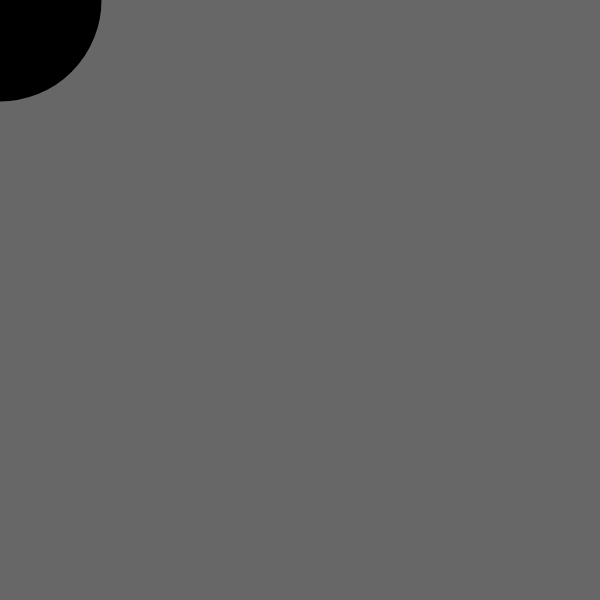
Frame 1 (no input)
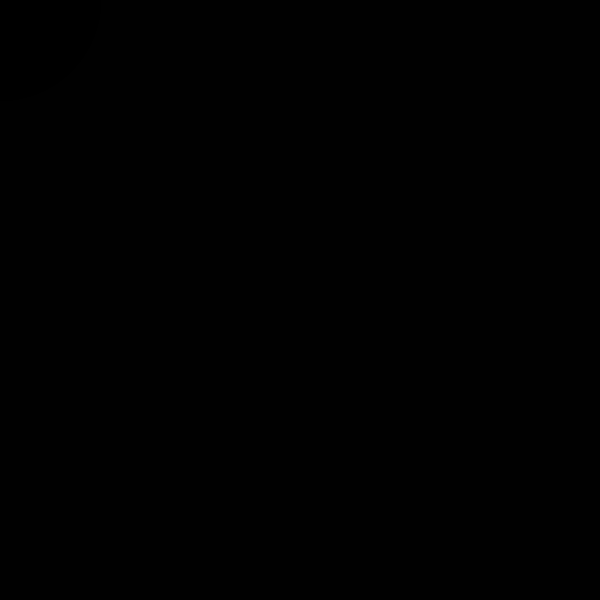
Frame 60 (no input)
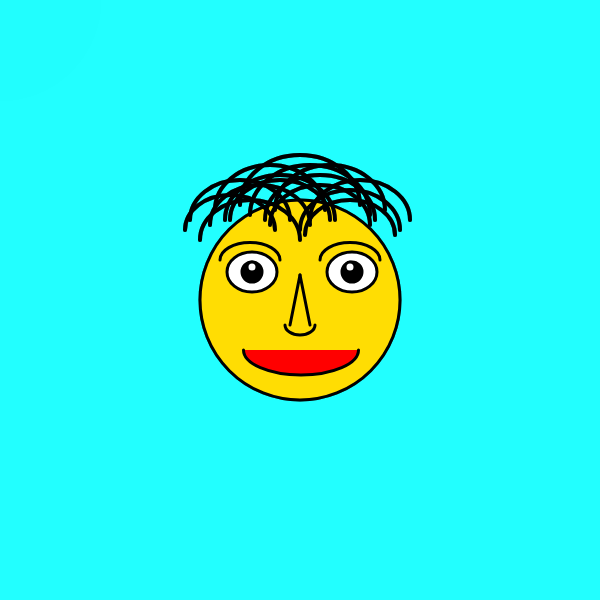
Frame 120 (the mouse pressed at the canvas centre since frame 60)

The p5.js sketch that drew these frames (run headless with seeded random() and noise() and a simulated clock; from frame 60 on, the mouse is pressed at the canvas centre):

// p5.js sketch
// ── sketch.js
function setup() {
  createCanvas(600, 600);//Crea un areade dibuix de 600 píxels quadrats, 600 píxels d'ample i 600 píxels d'alçada, canvas és àrea de dibuix. Setup és la configuració o caraquterístiques del nostre codí
}
function draw() {// Draw significa dibuixar
  //mouseX=300; mouseY=300;
  background(mouseX-265,mouseY,mouseX,152);//Fons de color gris, és de color gris perqué hi ha un numoro entre 0 i 255 i el 0 es negra i el 255 es blanc.
  print(mouseX);
  print("mouseX"+mouseX)
   print("mouseY"+mouseY)
  strokeWeight(3)
  fill(mouseX-45,mouseY-79,mouseX-297),mouseY;//fill significa omplir de color el que hi ha a continuació en aquest cas el·lipses. El primer numero és el nivell de vermellos(R:red), el segon numero es el nivell de verdos(G:green) i el tercer numero és el nivell de blavos(B:blue). Podem fer 255 X 255 X 255= 16.700.000 de colors diferents. He de posar el color que  vulguis als ull hi ha la cara canviant els 3 numeros, buscant a google colors RGB
  ellipse(mouseX,mouseY,200,);//És la cara secera. El primer número significa la posició X (horitzontal) del centre de la el·lipse. El segon numero significa la posicio Y(vertical) del centre de la el·lipse. El tercer numero significa l'amplada de la el·lipse en pixels i el quart l'alçada de la el·lipse. Sempre els numeros son pixels contants des de la cantonada superir esquerra, és a dir el punt 0,0 es troba diferent que a matemàtiques(cantonada inferior esquerra)
  fill(mouseX-45,mouseX,mouseX);//És el color del ulls
  ellipse(mouseX-48,mouseY-28,50,40);//És l'ull dret perquè és 350 de X al centre
  ellipse(mouseX+52,mouseY-28,50,40);//És l'ull esquerra perquè és 250 pixels de la X del centre 
  fill(0)
  ellipse(mouseX-48,mouseY-28,20,20)
  fill(0)
  ellipse(mouseX+52,mouseY-28,20,20)
  fill(mouseX-45,mouseY-300,mouseX-300);// El color de la cara
  arc(mouseX+1,mouseY+50,115,50,0,PI)
  fill(255)
   ellipse(mouseX-48,mouseY-33,10,10)
  ellipse(mouseX+50,mouseY-33,10,10)
   noFill();// no omplis de color la cella
  arc(mouseX+50,mouseY-40,60,35,PI,0);//cella esquerra
 arc(mouseX-50,mouseY-40,60,35,PI,0);//cella dreta:els dos primers números són la X
  // Nariz
  noFill();
  line(mouseX,mouseY-25,mouseX-10,mouseY+25);
  line(mouseX,mouseY-25,mouseX+10,mouseY+25);
  arc(mouseX,mouseY+25,30,20,0,PI);
    // Pelo blanco en líneas
  strokeWeight(4)
arc(mouseX-60,mouseY-80, 100, 80, PI, TWO_PI);
arc(mouseX-30, mouseY-90, 110, 90, PI, TWO_PI);
arc(mouseX, mouseY-95, 120, 100, PI, TWO_PI);
arc(mouseX+30,mouseY-90, 110, 90, PI, TWO_PI);
arc(mouseX+60,mouseY-80, 100, 80, PI, TWO_PI);

arc(mouseX-70,mouseY-70, 90, 70, PI, TWO_PI );
arc(mouseX-40, mouseY-75, 100, 80, PI, TWO_PI);
arc(mouseX-20,mouseY-80, 100, 80, PI, TWO_PI);
arc(mouseX+20,mouseY-75, 100, 80, PI, TWO_PI);
arc(mouseX+50,mouseY-65, 90, 70, PI, TWO_PI);
  
arc(mouseX-50, mouseY-60, 100, 80, PI, TWO_PI);
arc(mouseX-20,mouseY-80, 110, 90, PI, TWO_PI);
arc(mouseX+10,mouseY-85, 120, 100, PI, TWO_PI);
arc(mouseX+20,mouseY-80, 110, 90, PI, TWO_PI);
arc(mouseX+50,mouseY-70, 100, 80, PI, TWO_PI);
}
